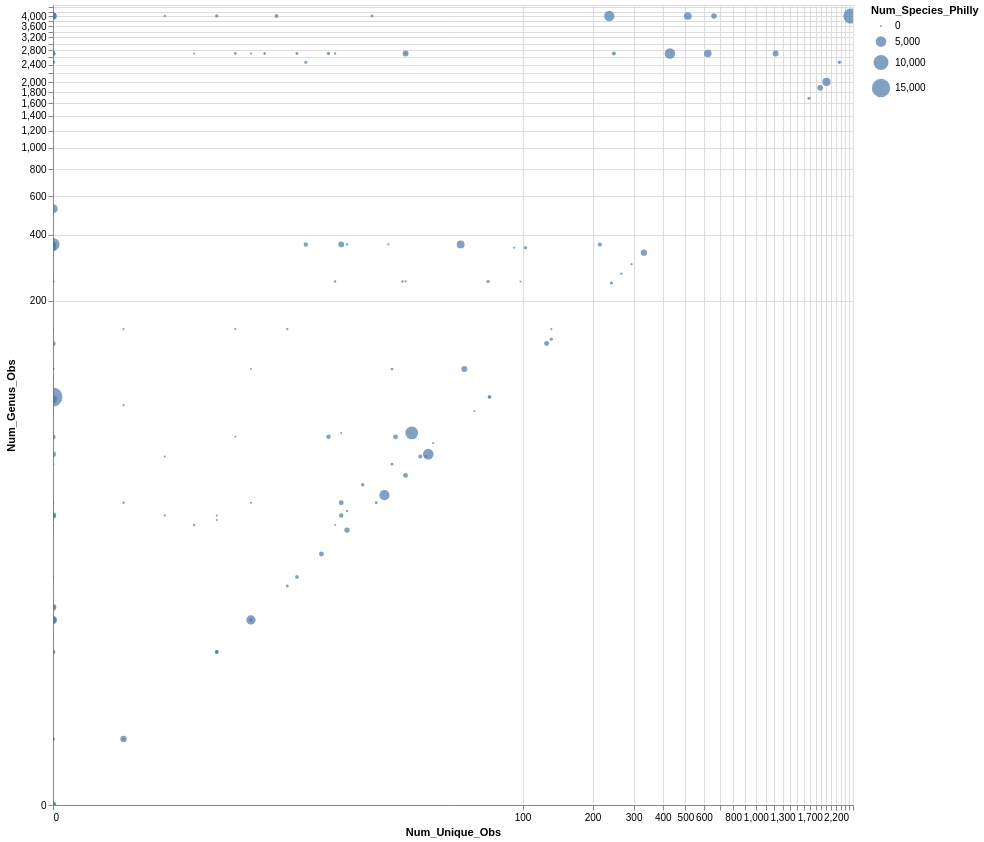

The notebook cell saved with this chart:
### Code cell
(
    alt.Chart(philly_species)
    .mark_circle()
    .encode(
    alt.X("Num_Unique_Obs:Q", scale=alt.Scale(type="symlog")),
    alt.Y("Num_Genus_Obs:Q", scale=alt.Scale(type="symlog")),
    size="Num_Species_Philly:Q",
    tooltip = ["scientific_name", "nunique", 'Num_Unique_Obs', "Num_Genus_Obs", "Num_Genus_Philly", "Num_Species_Philly"]
    )
    .properties(width=800, height=800)
    .interactive()
)

### Figure 1 — Vega-Lite specification as saved in the notebook (floating-point values rounded to 4 significant figures; data arrays with more than 128 entries replaced by an {"elided": "..."} marker saying what was removed)
{"config": {"view": {"continuousWidth": 300, "continuousHeight": 300}}, "data": {"name": "data-aa2b2ebaa82d7f7f69465caf4e57e6c1"}, "mark": {"type": "circle"}, "encoding": {"size": {"field": "Num_Species_Philly", "type": "quantitative"}, "tooltip": [{"field": "scientific_name", "type": "nominal"}, {"field": "nunique", "type": "quantitative"}, {"field": "Num_Unique_Obs", "type": "quantitative"}, {"field": "Num_Genus_Obs", "type": "quantitative"}, {"field": "Num_Genus_Philly", "type": "quantitative"}, {"field": "Num_Species_Philly", "type": "quantitative"}], "x": {"field": "Num_Unique_Obs", "scale": {"type": "symlog"}, "type": "quantitative"}, "y": {"field": "Num_Genus_Obs", "scale": {"type": "symlog"}, "type": "quantitative"}}, "height": 800, "params": [{"name": "param_1e9efca18e7a2868", "select": {"type": "interval", "encodings": ["x", "y"]}, "bind": "scales"}], "width": 800, "$schema": "https://vega.github.io/schema/vega-lite/v6.4.1.json", "datasets": {"data-aa2b2ebaa82d7f7f69465caf4e57e6c1": {"elided": "251 records"}}}
